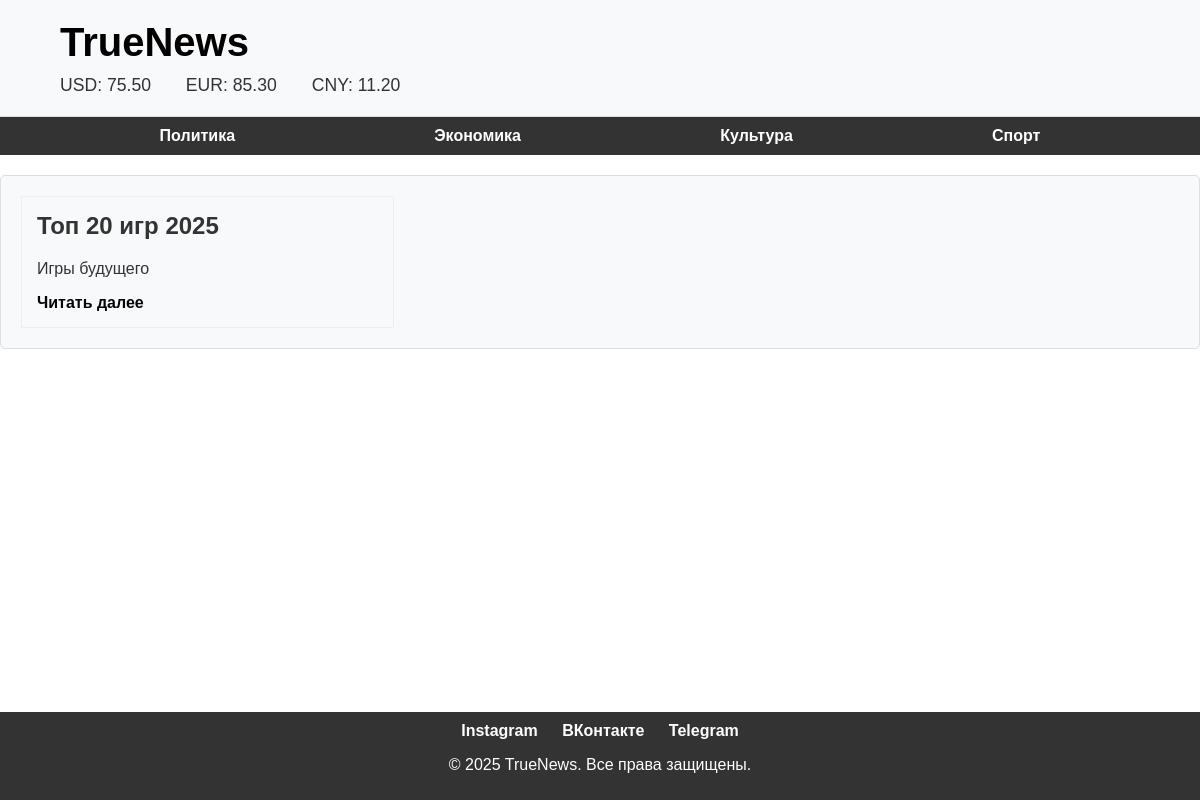
/categories/sport/, run on the app's committed database.
### news/models.py (models this page shows, shortened)
class Category(models.Model):
    name = models.CharField(max_length=100, db_index=True, unique=True)
    slug = models.SlugField(max_length=250, db_index=True)
    def get_absolute_url(self):
        return reverse('categories', kwargs={'categories_slug': self.slug})

class News(models.Model):   # Виджет, для лучшего понимания, заместо 0 и 1(False, True) DRAFT и PUBLISHED
    class Status(models.IntegerChoices):
        DRAFT = 0, 'Черновик-DRAFT'
        PUBLISHED = 1, 'Опубликовано-PUBLISHED'
    title = models.CharField(max_length=250, unique=True)
    content = models.TextField(blank=True)
    time_create = models.DateTimeField(auto_now_add=True)
    time_update = models.DateTimeField(auto_now=True)
    slug = models.SlugField(max_length=200, unique=True, db_index=True)
    is_published = models.BooleanField(choices=Status.choices, default=Status.DRAFT)
    categ = models.ForeignKey("Category", on_delete=models.PROTECT, related_name='categ')
    objects = models.Manager() # Чтобы objects можно было испозьзовать как и раньше
    published = PublishedManager()
    class Meta:
        ordering = ['-time_create'] # Порядок сортировки
        indexes = [
            models.Index(fields=['-time_create']) # Для ускарения поиска по индексу
        ]
    def get_absolute_url(self):
        return reverse('post', kwargs={'post_slug': self.slug})

### news/views.py (the view)
# urls.py: path('categories/<slug:categories_slug>/', views.categories_posts, name='categories'),
def categories_posts(request, categories_slug):
    category = get_object_or_404(Category, slug=categories_slug)
    post = News.published.filter(categ_id=category.pk)
    posts = {
        'post': post,
        'post_category': category
    }
    return render(request, 'news/categories.html', posts)

### news/context_processors.py (called while the page is built)
def categories(request):
    return {'categories': Category.objects.all()}

### news/models.py (called while the page is built)
    def get_queryset(self):
        return super().get_queryset().filter(is_published=News.Status.PUBLISHED)

### news/templates/news/categories.html
{% extends 'base.html' %}
{% block content %}
<div class="posts-grid">
    {% for p in post %}
    <div class="post-card">
        <h2>{{ p.title }}</h2>
        {% autoescape off %}
        <p>{{ p.content|linebreaks|truncatewords:7 }}</p>
        {% endautoescape %}
        <a href="{{ p.get_absolute_url }}">Читать далее</a>
    </div>
    {% endfor %}
</div>
{% endblock %}

### templates/base.html (shortened to what this page needs)
{% load static %}
<!DOCTYPE html>
<html lang="ru">
<head>
    <link rel="stylesheet" href='{% static "news/css/style.css"%}'>
</head>
<body>
    <header>
        <div class="container">
            <a href="{% url 'home' %}" class="logo-link" ><h1>TrueNews</h1></a>
            <div class="currency">
                <span>USD: <span id="usd">...</span></span>
                <span>EUR: <span id="eur">...</span></span>
                <span>CNY: <span id="cny">...</span></span>
            </div>
        </div>
    </header>
    <nav>
        <div class="container">
            <ul>
                {% for cat in categories %}
                <li><a href="{{ cat.get_absolute_url }}">{{ cat.name }}</a></li>
                {% endfor %}
            </ul>
        </div>
    </nav>
{% block content %} {% endblock %}
    <footer>
        <div class="container">
            <div class="social-links">
                <a href="https://instagram.com" target="_blank">Instagram</a>
                <a href="https://vk.com" target="_blank">ВКонтакте</a>
                <a href="https://telegram.org" target="_blank">Telegram</a>
            </div>
            <p>&copy; 2025 TrueNews. Все права защищены.</p>
        </div>
    </footer>
</body>
</html>

### news/static/news/css/style.css (style rules this page uses)
body { display: flex; flex-direction: column; min-height: 100vh; font-family: 'Libre Franklin', sans-serif; margin: 0; padding: 0; background-color: #ffffff; color: #333; }
.container { width: 90%; max-width: 1200px; margin: 0 auto; }
header { background-color: #f8f9fa; padding: 20px 0; border-bottom: 1px solid #ddd; }
header h1 { margin: 0; font-size: 2.5em; font-weight: 700; }
.currency { margin-top: 10px; font-size: 1.1em; }
.currency span { margin-right: 15px; }
nav { background-color: #333; color: #fff; padding: 10px 0; }
nav ul { list-style: none; padding: 0; margin: 0; display: flex; justify-content: space-around; }
nav ul li { display: inline; }
nav ul li a { color: #fff; font-weight: 700; }
.posts-grid { display: grid; grid-template-columns: repeat(auto-fit, minmax(300px, 1fr)); gap: 20px; margin: 20px 0; }
.posts-grid { background-color: #f8f9fa; padding: 20px; border: 1px solid #ddd; border-radius: 5px; }
.posts-grid h2 { margin-top: 0; font-size: 1.5em; }
.posts-grid a { color: #007bff; font-weight: 700; }
footer { background-color: #333; color: #fff; padding: 10px; text-align: center; margin-top: auto; }
.social-links { margin-bottom: 10px; }
.social-links a { color: #fff; margin: 0 10px; font-weight: 700; }
*.posts-grid a { color: #050505; }
a { text-decoration: none; }
.posts-grid { display: grid; grid-template-columns: repeat(3, 1fr); gap: 20px; }
.post-card { padding: 15px; border: 1px solid #eee; }
.logo-link { color: #000; text-decoration: none; }

### data on the page
Category: name "Политика"
Category: name "Экономика"
Category: name "Культура"
Category: name "Спорт"
News: title "Топ 20 игр 2025", content "Игры будущего"
